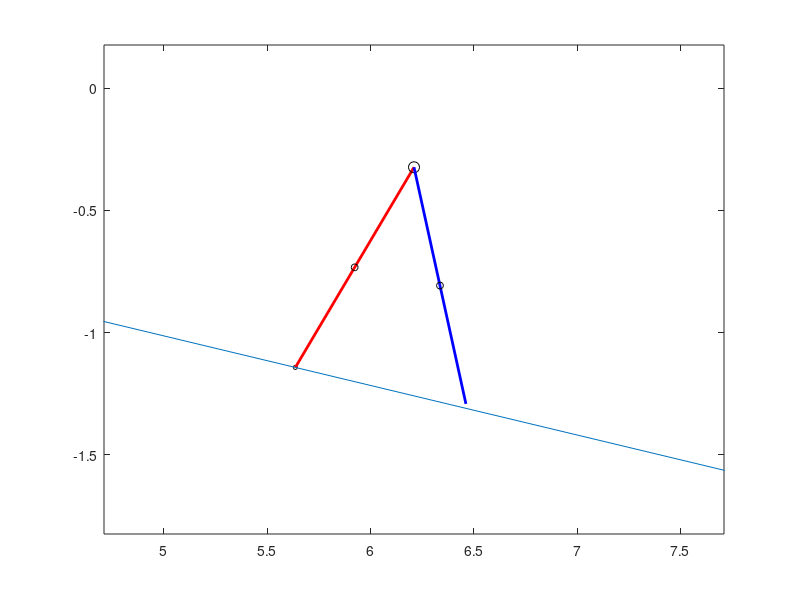
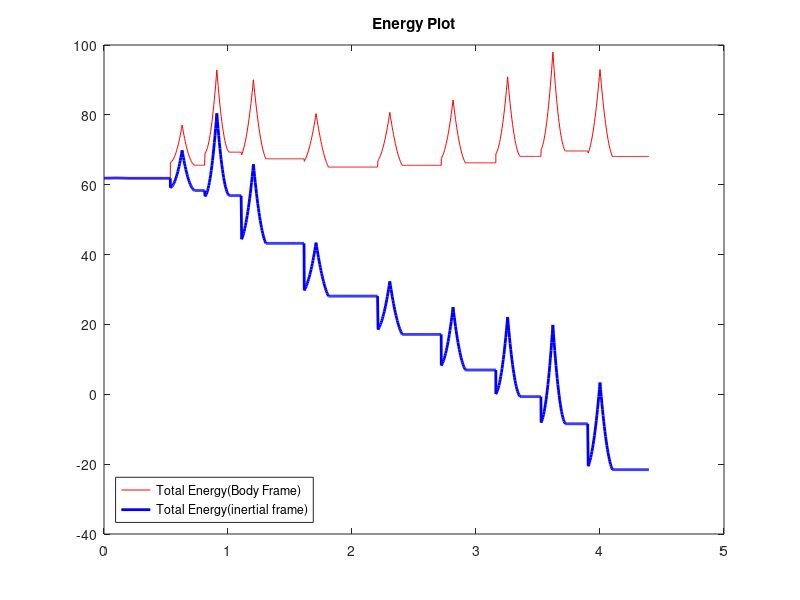
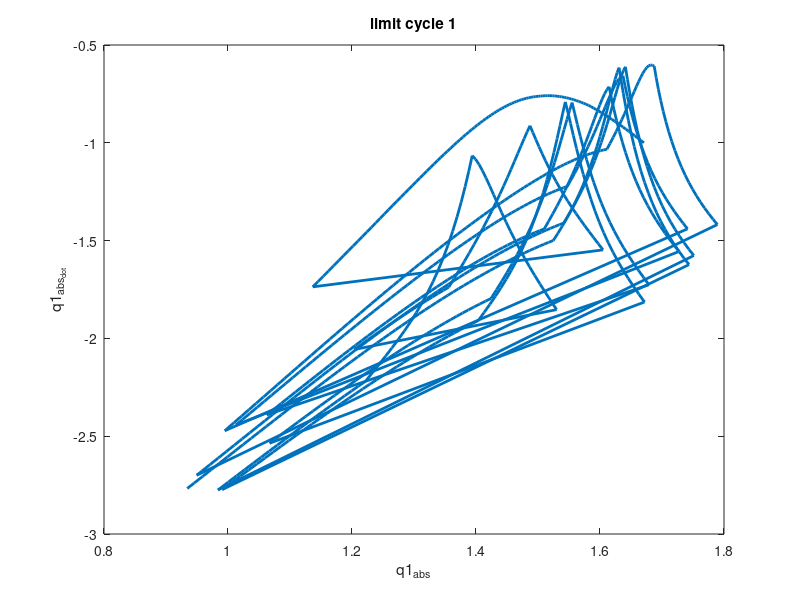
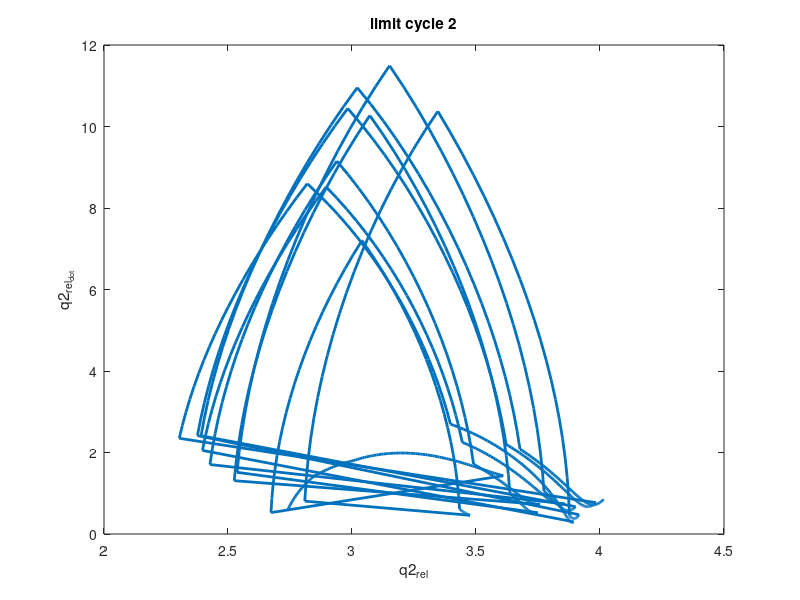

The MATLAB script that drew these images, in order:
% Programmer : Manish Sharma
% IIIT- Allahabad

function [] = manish_acrobot()
clear functions % This line is really needed, damn!
close all;
clear all;
clc;

global control;
T_final=500;             %duration of animation  in seconds
animate = 1;
control = 1;

%%%%%%%%% INITIALIZE PARAMETERS %%%%%%
%Mechanical parameters.
global m Mh L a g gamma;
m  =  2;    
Mh =  4;  % masses

L = 1;
a = 0.5;
g   =  9.81;
%gamma = 0.033; % max value of slope for stability without control
%gamma = .2;
%gamma = -0.002
%gamma = 0.030; % at kp = 50 stable
%gamma = 0.020; % at kp = 50 bifurcation observed
%gamma = 0.02; % at kp = 25 stable
%gamma = 0.01; % at kp = 25 stable but probably not converged
%gamma = 0.01; % at kp = 5 stable
%gamma = 0.0; % at kp = 5 stable
%gamma = -0.01; % at kp = -25 stable
%gamma = 0.20
%gamma = 0.02;
gamma = 0.2;


global kp;


global tou_t t_t;
tou_t = [];
t_t = [];
% Initial conditions and other settings.
framespersec=10;  %if view is not speeded or slowed in dbpend_animate
tspan=linspace(0,T_final,T_final*framespersec);

q1    = pi/2+0.2; %angle made by link1 with vertical
if(control == 1)
    q1    = pi/2+0.1; %angle made by link1 with vertical
end
u1    = -1.0;        %abslolute velocity of link1   
q2    = pi-0.4;      %angle made by link2 with vertical
u2    = +.6;        %abslolute velocity of link2



x0=[q1;u1;q2;u2];

options=odeset('abstol',1e-13,'reltol',1e-13,'Events',@events);

%%%%%%% INTEGRATOR or ODE SOLVER %%%%%%%
x_new = 0;
te = [];xe =[];toue=[];
z1 = 0;
z2 = 0;
% steps taking
frequency = 200; % Hz
global counter control_counter_max flag tou;
control_counter_max = 40; %should be an even number
tspan = [0,1/frequency];

counter = 1;
i = 0;
te = 0;
xe = [x0' 0 0];
vel_horiz = [],vel_vert = [];
t22 = [];

% gamma = rand/20
    kp = 2500*(gamma-0.01);
    if(kp >100)
        kp = 100;
    end
    kp
%kp = 5
steps_count = 10;
while (i<steps_count)
    
    
    %flag
    %this flag is used to avoid update of control value while in between
    %the tspan time period
    %control var is edited when flag == 1 and not edited when flag ==0
    %in the first iteration itself flag is set to zero from 1
    
    flag = 1;
    [t,x,TE,YE,IE] = ode45(@db_manish,tspan,x0,options);
    %counter
    %increment counter after each sampling period it keeps the track when
    %the control has to be switched off 
    counter = counter+1;
    toue = [toue; tou];
    
    x = [x(1,:);x(end,:)];
    x = [x,repmat(z1,2,1),repmat(z2,2,1)];
    te = [te ; t(end)];
    xe = [xe ; x(end,:)];
    q1 = x(end,1);
    dq1 = x(end,2);
    horiz_velocity = L*dq1*cos(q1-pi/2);
    vert_velocity = L*dq1*sin(q1-pi/2);
    vel_horiz = [vel_horiz horiz_velocity];
    vel_vert = [vel_vert vert_velocity];
    t22 = [t22 t(end)];
    if(isempty(IE))
        x0 = xe(end,1:4);
        tspan = [te(end),te(end)+1/frequency];
        continue;
    end
    
    if(IE == 2)
        display('Model crashed');
        break;
    end
    
    q1 = xe(end,1);q2 = xe(end,3);
    t_final2 = (ceil(te(end)*frequency))/frequency;
    if(t_final2 == te(end))
        t_final2 = te(end) + 1/frequency;
    end
    tspan=[te(end),t_final2];
    x0 = impact_grizzly(xe(end,:));
    x0 = x0(1:4);
    
    te = te(1:end);
    xe = xe(1:end,:);
    
    %tspan=linspace(te(end),T_final,(T_final)*framespersec);
    z1 = z1 + L*cos(q1) + L*cos(q1+q2); %position of pivot
    z2 = z2 + L*sin(q1) + L*sin(q1+q2);
    
    if(te(end) >= T_final - 1/frequency )
        display('Final time end');
        break
    end
    
    %reinitialize control counter
    counter = 1;
    %save torque values
    i= i+1;
    i
    display('Step complete');
%     gamma = rand/20
%     kp = 5^(gamma*100);
%     if(kp >100)
%         kp = 100;
%     end
%     kp  
%    
end


%%%%%%% POSTPROCESSING %%%%%%%%%%%%%%%%
% A routine to animate the results
% To speed up change the framespersecond
if(animate == 1)
    figure(1)
    
    for i=1:2:length(te)-2
                
        pause(te(i+2)-te(i));
                
        q1 = xe(i,1);
        q2 = xe(i,3);
        z1 = xe(i,5);
        z2 = xe(i,6);
        
        xm1=z1+L*cos(q1);
        ym1=z2+L*sin(q1);
        x_m00 = z1+(L-a)*cos(q1);
        y_m00 = z2+(L-a)*sin(q1);
        xm2=xm1+L*cos(q1+q2);
        ym2=ym1+L*sin(q1+q2);
        x_m11 = xm1 + a*cos(q1+q2);
        y_m11 = ym1 + a*sin(q1+q2);
        
        plot(z1,z2,'ko','MarkerSize',3); %pivot point
        hold on
        plot([z1 xm1],[z2 ym1],'r','LineWidth',2);% first pendulum
        plot(x_m00,y_m00,'ko','MarkerSize',5); %pivot m1 point
        plot(xm1,ym1,'ko','MarkerSize',8); %pivot Mh point
        plot([xm1 xm2],[ym1 ym2],'b','LineWidth',2);% second pendulum
        plot(x_m11,y_m11,'ko','MarkerSize',5); % m2 pivot point
        rr1 = xm1 + L*sin(pi/2-q1);
        rr2 = ym1 - L*cos(pi/2-q1);
        plot([z1-10*cos(gamma),z1+10*cos(gamma)],[z2+10*sin(gamma),z2-10*sin(gamma)]) %plot floor
        %plot([-10*cos(gamma),+10*cos(gamma)],[+10*sin(gamma),-10*sin(gamma)]) %plot floor
        %axis([-1*L 8*L -1*L 1*L]);
        axis([xm1-1.5*L xm1+1.5*L ym1-1.5*L ym1+0.5*L]);
        %axis square
        hold off
        
    end
end
%energy plot
for i=1:length(te)
    [TE_body(i) TE_inertial(i)] = energy(xe(i,:));
end
%TE_diff = diff(TE);
figure(2)
%plot(TE_diff(1:end-1));
plot(te,TE_body,'r',te,TE_inertial,'b','LineWidth',2);
legend('Total Energy(Body Frame)','Total Energy(inertial frame)','Location','SouthWest');
title('Energy Plot');

%limit cycle plot
figure(3);
plot(xe(:,1),xe(:,2),'LineWidth',2);
title('limit cycle 1');
xlabel('q1_{abs}');ylabel('q1_{abs_{dot}}');

figure(4);
plot(xe(:,3),xe(:,4),'LineWidth',2);
title('limit cycle 2');
xlabel('q2_{rel}');ylabel('q2_{rel_{dot}}');

%stride length plot
figure(5);
plot(te(1:end-1),diff(xe(:,5)),'LineWidth',2);
title('stride length');
xlabel('time(s)');ylabel('length(m)');

%joint velocities
figure(6)
plot(te,xe(:,2),te,xe(:,4),'LineWidth',2);
legend('q1_{abs_{dot}}','q2_{rel_{dot}}')
title('Joint Velocities');


figure(7)
plot(t22,vel_horiz,t22,vel_vert,'LineWidth',2)
legend('horizontal velocity','vertical velocity');
title('hip velocities');

%hip trajectory
figure(8)
plot(te,xe(:,5)+L*cos(xe(:,1)),'r','LineWidth',2)
hold on;
plot(te,xe(:,6)+L*sin(xe(:,1)),'b','LineWidth',2)
xlabel('time(t)');ylabel('position(m)')
title('hip position in inertial frame');
legend('horizontal position','vertical position');

hold off
figure(9)
plot(te,L*cos(xe(:,1)),'r','LineWidth',2)
hold on;
plot(te,L*sin(xe(:,1)),'b','LineWidth',2)
xlabel('time(s)');ylabel('position(m)')
title('hip position in body frame');
legend('horizontal position','vertical position','Location','SouthWest');
axis([0 te(end) -0.3 1.1]);
%torque_plot
figure(10)
plot(te(1:length(te)-1,:),toue,'LineWidth',1)
xlabel('time(s)');ylabel('Torque');
title('torque Applied at hip');

%close all;
end


function zdot=db_manish(t,z)

global m Mh L a g;
global counter control_counter_max flag tou control gamma kp;
persistent v tou_copy;

q1 = z(1);dq1 = z(2);q2 = z(3);dq2 = z(4);  

D = ...
     [ (m*(2*L^2 + 4*cos(q2)*L*a + 2*a^2))/2 + L^2*Mh + m*(L - a)^2, a*m*(a + L*cos(q2));...
     a*m*(a + L*cos(q2)),               a^2*m];
M11 = D(1,1);
M12 = D(1,2);
M21 = D(2,1);
M22 = D(2,2);

C = ...
    [ -L*a*dq2*m*sin(q2), -L*a*m*sin(q2)*(dq1 + dq2);...
    L*a*dq1*m*sin(q2),                          0];
C11 = C(1,1);
C12 = C(1,2);
C21 = C(2,1);
C22 = C(2,2);

G = ...
    [g*m*(a*cos(q1 + q2) + L*cos(q1)) + L*Mh*g*cos(q1) + g*m*cos(q1)*(L - a);...
    a*g*m*cos(q1 + q2)];
G1 = G(1);
G2 = G(2);

horiz_velocity = L*dq1*cos(q1-pi/2);

optimal_horiz = -1;
if(counter == 1 && flag == 1)
    err = (horiz_velocity-optimal_horiz);
    %v = (-100+(gamma-0.10)*100)*err;% 
    %v = (-75)*err;% 
    %v = -100*err;
    v = -kp*err;
    tou_copy = -(M21/M11)*(C11*dq1 + C12*dq2 + G1) + C21*(dq1 + C22*dq2 + G2) +(M22 - (M21*M12)/M11)*v;
    flag = 0;
end
%%%%%%%%%%%%%%%%%%%%%%%%%
if(counter <= control_counter_max/2)
    tou = tou_copy;
end
if(counter > control_counter_max/2 && counter <= control_counter_max)
    tou = -tou_copy;
end
if(counter >control_counter_max)
    tou = 0;
end
   
% to switch of the control
if(control == 0)
    tou = 0;
end

qdot = D \ (-C*[dq1;dq2]-G + [0;1]*tou);
zdot = [dq1;qdot(1);dq2;qdot(2)];

end

function [value,isterminal,direction] = events(t,z,flag)
global L gamma;
q1 = z(1);
q2 = z(3);
xm1=+L*cos(q1);
ym1=L*sin(q1);
xm2=xm1+L*cos(q1+q2);
ym2=ym1+L*sin(q1+q2);
x = (z(4)+z(2)>0); % absolute velocity of link 2 should be negative

value(1) = ym2 + x + xm2*tan(gamma);     % detect height of impact= 0
value(2) = ym1-0.2;               %height of hip

isterminal(1) = 1;   % stop the integration
isterminal(2) = 1;   
direction(1) = -1;
direction(2) = -1;   % negative direction
end


function x_new=impact_grizzly(x)

global m Mh L a g;
q1=x(1); q2=x(3);
De = ...
    [                      L^2*Mh + 2*L^2*m + 2*a^2*m - 2*L*a*m + 2*L*a*m*cos(q2), a*m*(a + L*cos(q2)), - m*(a*sin(q1 + q2) + L*sin(q1)) - m*sin(q1)*(L - a) - L*Mh*sin(q1), m*(a*cos(q1 + q2) + L*cos(q1)) + m*cos(q1)*(L - a) + L*Mh*cos(q1);...
                                                              a*m*(a + L*cos(q2)),               a^2*m,                                                   -a*m*sin(q1 + q2),                                                  a*m*cos(q1 + q2);...
      - (m*(2*a*sin(q1 + q2) + 2*L*sin(q1)))/2 - m*sin(q1)*(L - a) - L*Mh*sin(q1),   -a*m*sin(q1 + q2),                                                            Mh + 2*m,                                                                 0;...
        (m*(2*a*cos(q1 + q2) + 2*L*cos(q1)))/2 + m*cos(q1)*(L - a) + L*Mh*cos(q1),    a*m*cos(q1 + q2),                                                                   0,                                                          Mh + 2*m];


E = ...
    [ - L*sin(q1 + q2) - L*sin(q1), -L*sin(q1 + q2), 1, 0;...
        L*cos(q1 + q2) + L*cos(q1),  L*cos(q1 + q2), 0, 1];

%tmp_vec=inv([De -E';E zeros(2)])*[De*[x(2);x(4);zeros(2,1)];zeros(2,1)];  
tmp_vec=([De -E';E zeros(2)])\[De*[x(2);x(4);zeros(2,1)];zeros(2,1)];  

%position updates
x_new(1)=q1+q2-pi;
x_new(3)=2*pi - q2;
%velocities updates
x_new(2)=tmp_vec(1)+tmp_vec(2);
x_new(4)=-tmp_vec(2);
%forces at point of impact these values are generally
% used to verify the veracity of the impact model
% for more details refer the Eric Westerwellt and grizzle bipedal control book
x_new(5)=tmp_vec(3);
x_new(6)=tmp_vec(4);
                                         
end


function [TE_body TE_inertial] = energy(x)
    global m Mh L a g;
    q1 = x(1);
    q2 = x(3);
    dq1 = x(2);
    dq2 = x(4);
    y = x(6);
    KE = (m*(L^2*dq1^2 + 2*cos(q2)*L*a*dq1^2 + 2*cos(q2)*L*a*dq1*dq2 + a^2*dq1^2 + 2*a^2*dq1*dq2 + a^2*dq2^2))/2 + (L^2*Mh*dq1^2)/2 + (dq1^2*m*(L - a)^2)/2;
    PE_body = g*m*(a*sin(q1 + q2) + L*sin(q1)) + Mh*g*(L*sin(q1)) + g*m*((L - a)*sin(q1));
    PE_inertial = g*m*(a*sin(q1 + q2) + L*sin(q1) + y) + Mh*g*(L*sin(q1) + y) + g*m*((L - a)*sin(q1) + y);
    TE_body = KE + PE_body;
    TE_inertial = KE + PE_inertial;
end